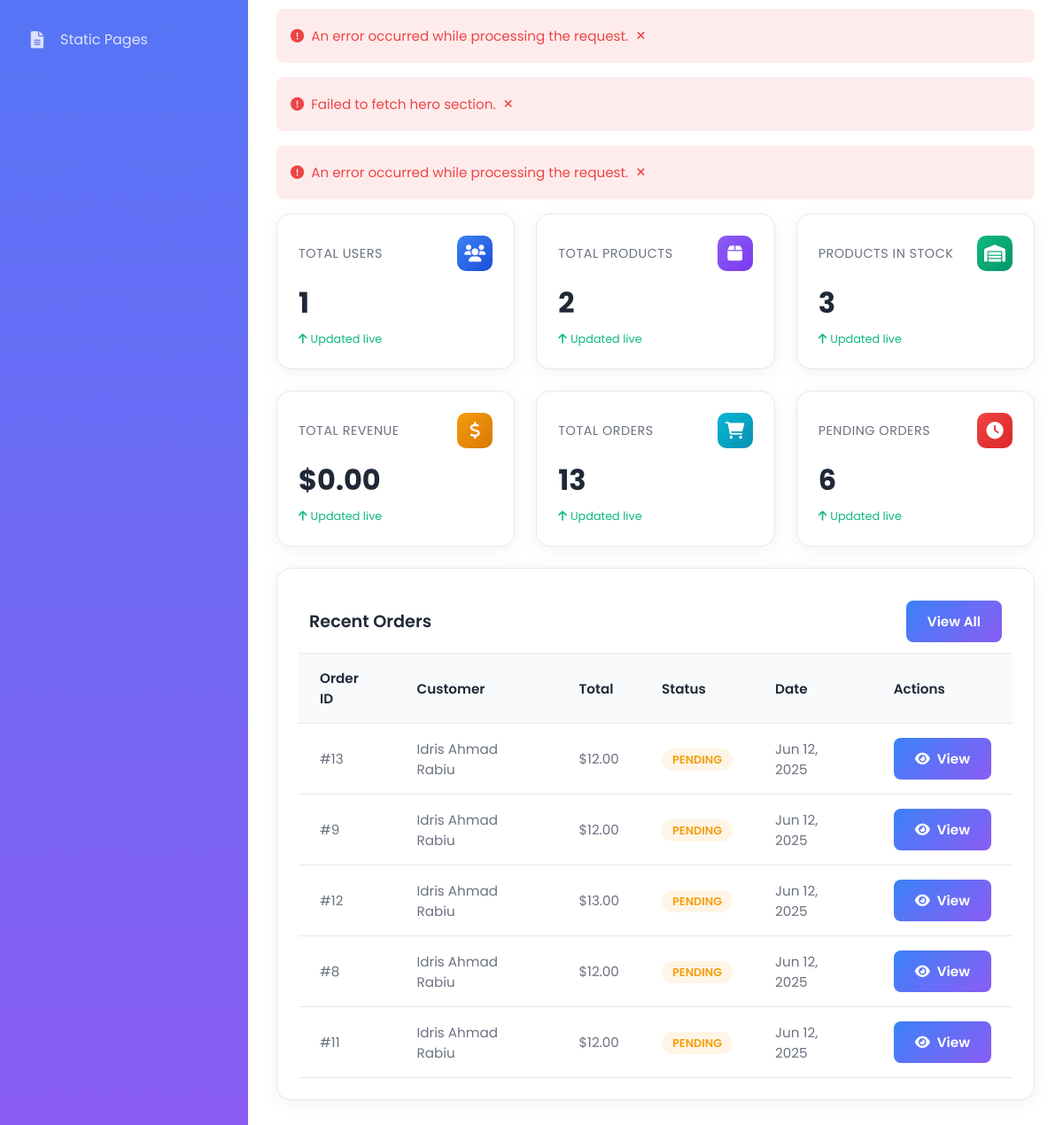
/admin.php (signed in, lower part), run on an earlier commit of the app's database.
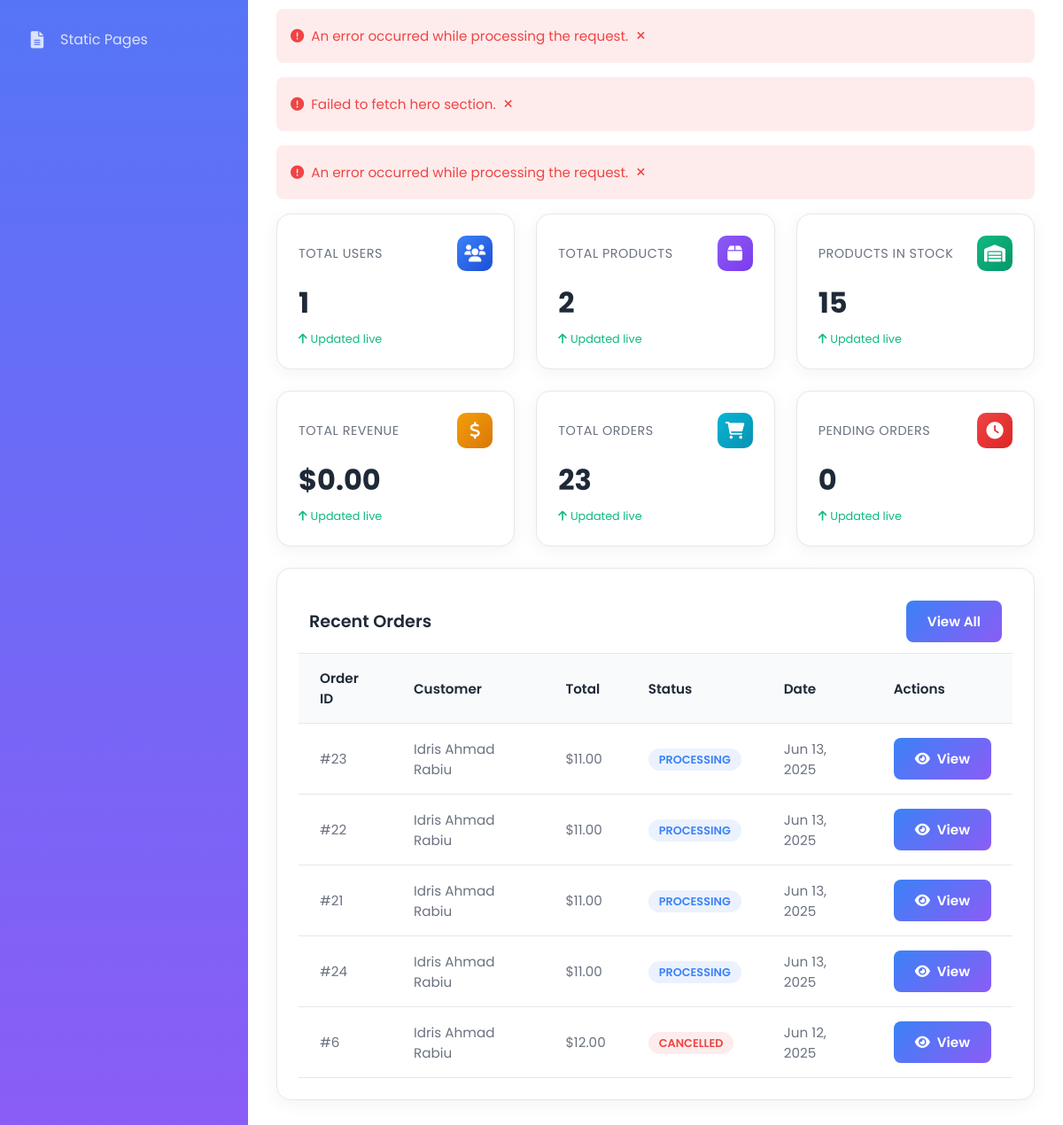
And on a later commit of the database.
### tables this page shows
CREATE TABLE `orders` (
  `id` bigint(20) UNSIGNED NOT NULL,
  `user_id` int(11) UNSIGNED NOT NULL,
  `address_id` int(11) UNSIGNED NOT NULL,
  `payment_id` int(11) UNSIGNED DEFAULT NULL,
  `total` decimal(10,2) NOT NULL,
  `delivery_fee` decimal(10,2) NOT NULL,
  `delivery_fee_id` int(11) UNSIGNED DEFAULT NULL,
  `status` enum('pending','processing','shipped','delivered','cancelled') DEFAULT 'pending',
  `created_at` timestamp NOT NULL DEFAULT current_timestamp(),
  `updated_at` timestamp NOT NULL DEFAULT current_timestamp() ON UPDATE current_timestamp()
);

CREATE TABLE `users` (
  `id` int(11) UNSIGNED NOT NULL,
  `email` varchar(255) NOT NULL,
  `password` varchar(255) NOT NULL,
  `full_name` varchar(100) DEFAULT NULL,
  `profile_picture` varchar(255) DEFAULT NULL,
  `address` text NOT NULL,
  `phone` varchar(20) NOT NULL,
  `is_admin` tinyint(1) DEFAULT 0,
  `created_at` timestamp NOT NULL DEFAULT current_timestamp(),
  `updated_at` timestamp NOT NULL DEFAULT current_timestamp() ON UPDATE current_timestamp()
);

### admin.php (the view, shortened to what the changed rows need)
<?php
include 'config.php';
try {
    $total_orders = $conn->query("SELECT COUNT(*) as count FROM orders")->fetch_assoc()['count'] ?? 0;
    $total_stock = $conn->query("SELECT SUM(stock_quantity) as sum FROM inventory")->fetch_assoc()['sum'] ?? 0;
    $pending_orders = $conn->query("SELECT COUNT(*) as count FROM orders WHERE status = 'pending'")->fetch_assoc()['count'] ?? 0;
} catch (Exception $e) {
    error_log('Database query error: ' . $e->getMessage());
    $total_users = $total_products = $total_orders = $total_revenue = $total_stock = $pending_orders = 0;
}
$orders = [];
try {
    $result = $conn->query("
        SELECT o.id, o.user_id, u.full_name, o.total, o.delivery_fee, o.status, o.created_at, o.address_id
        FROM orders o
        JOIN users u ON o.user_id = u.id
        ORDER BY FIELD(o.status, 'processing', 'pending', 'shipped', 'delivered', 'cancelled')
    ");
    while ($row = $result->fetch_assoc()) {
        $orders[] = $row;
    }
} catch (Exception $e) {
    error_log('Orders query error: ' . $e->getMessage());
}
?>
<!DOCTYPE html>
<html lang="en">
<head>
    <link href="https://cdnjs.cloudflare.com/ajax/libs/font-awesome/6.0.0/css/all.min.css" rel="stylesheet">
</head>
<body>
    <div class="admin-container">
        <div class="main-content">
            <div class="tab-content active" id="dashboard">
                <div class="dashboard-grid">
                    <div class="dashboard-card">
                        <div class="card-header">
                            <div class="card-title">Products In Stock</div>
                            <div class="card-icon" style="background: linear-gradient(135deg, #10b981, #059669);">
                            </div>
                        </div>
                        <div class="card-value"><?php echo htmlspecialchars($total_stock); ?></div>
                        <div class="card-change change-positive">
                            <i class="fas fa-arrow-up"></i> Updated live
                        </div>
                    </div>
                    <div class="dashboard-card">
                        <div class="card-header">
                            <div class="card-title">Total Orders</div>
                            <div class="card-icon" style="background: linear-gradient(135deg, #06b6d4, #0891b2);">
                            </div>
                        </div>
                        <div class="card-value"><?php echo htmlspecialchars($total_orders); ?></div>
                        <div class="card-change change-positive">
                            <i class="fas fa-arrow-up"></i> Updated live
                        </div>
                    </div>
                    <div class="dashboard-card">
                        <div class="card-header">
                            <div class="card-title">Pending Orders</div>
                            <div class="card-icon" style="background: linear-gradient(135deg, #ef4444, #dc2626);">
                            </div>
                        </div>
                        <div class="card-value"><?php echo htmlspecialchars($pending_orders); ?></div>
                        <div class="card-change change-positive">
                            <i class="fas fa-arrow-up"></i> Updated live
                        </div>
                    </div>
                </div>
                <div class="table-container">
                    <table>
                        <thead>
                            <tr>
                                <th>Order ID</th>
                                <th>Customer</th>
                                <th>Total</th>
                                <th>Status</th>
                                <th>Date</th>
                                <th>Actions</th>
                            </tr>
                        </thead>
                        <tbody>
                            <?php foreach (array_slice($orders, 0, 5) as $order): ?>
                                <tr>
                                    <td>#<?php echo htmlspecialchars($order['id']); ?></td>
                                    <td><?php echo htmlspecialchars($order['full_name'] ?? 'N/A'); ?></td>
                                    <td>$<?php echo number_format(($order['total'] ?? 0) + ($order['delivery_fee'] ?? 0), 2); ?></td>
                                    <td>
                                        <span class="status-badge status-<?php echo htmlspecialchars(strtolower($order['status'] ?? 'pending')); ?>">
                                            <?php echo htmlspecialchars(ucfirst($order['status'] ?? 'Pending')); ?>
                                        </span>
                                    </td>
                                    <td><?php echo htmlspecialchars(date('M d, Y', strtotime($order['created_at'] ?? 'now'))); ?></td>
                                    <td>
                                        <button class="btn btn-primary btn-sm" onclick="viewOrder(<?php echo htmlspecialchars($order['id']); ?>)">
                                            <i class="fas fa-eye"></i> View
                                        </button>
                                    </td>
                                </tr>
                            <?php endforeach; ?>
                        </tbody>
                    </table>
                </div>
            </div>
        </div>
    </div>
</body>
</html>

What changed in the data, as far as the page shows it:
no longer on this page (row edited): orders: id "13", user.full_name "Idris Ahmad Rabiu", ($order['total'] ?? 0) + ($order['delivery_fee'] ?? 0) "12.00", status "PENDING", created_at "Jun 12, 2025"
no longer on this page (row edited): orders: id "9", user.full_name "Idris Ahmad Rabiu", ($order['total'] ?? 0) + ($order['delivery_fee'] ?? 0) "12.00", status "PENDING", created_at "Jun 12, 2025"
no longer on this page (row edited): orders: id "12", user.full_name "Idris Ahmad Rabiu", ($order['total'] ?? 0) + ($order['delivery_fee'] ?? 0) "13.00", status "PENDING", created_at "Jun 12, 2025"
no longer on this page (row edited): orders: id "8", user.full_name "Idris Ahmad Rabiu", ($order['total'] ?? 0) + ($order['delivery_fee'] ?? 0) "12.00", status "PENDING", created_at "Jun 12, 2025"
no longer on this page (row edited): orders: id "11", user.full_name "Idris Ahmad Rabiu", ($order['total'] ?? 0) + ($order['delivery_fee'] ?? 0) "12.00", status "PENDING", created_at "Jun 12, 2025"
added orders: id "23", user.full_name "Idris Ahmad Rabiu", ($order['total'] ?? 0) + ($order['delivery_fee'] ?? 0) "11.00", status "PROCESSING", created_at "Jun 13, 2025"
added orders: id "22", user.full_name "Idris Ahmad Rabiu", ($order['total'] ?? 0) + ($order['delivery_fee'] ?? 0) "11.00", status "PROCESSING", created_at "Jun 13, 2025"
added orders: id "21", user.full_name "Idris Ahmad Rabiu", ($order['total'] ?? 0) + ($order['delivery_fee'] ?? 0) "11.00", status "PROCESSING", created_at "Jun 13, 2025"
added orders: id "24", user.full_name "Idris Ahmad Rabiu", ($order['total'] ?? 0) + ($order['delivery_fee'] ?? 0) "11.00", status "PROCESSING", created_at "Jun 13, 2025"
now on this page (row unchanged): orders: id "6", user.full_name "Idris Ahmad Rabiu", ($order['total'] ?? 0) + ($order['delivery_fee'] ?? 0) "12.00", status "CANCELLED", created_at "Jun 12, 2025"
Also different on the page:
$total_stock: "3" → "15"
$total_orders: "13" → "23"
$pending_orders: "6" → "0"
